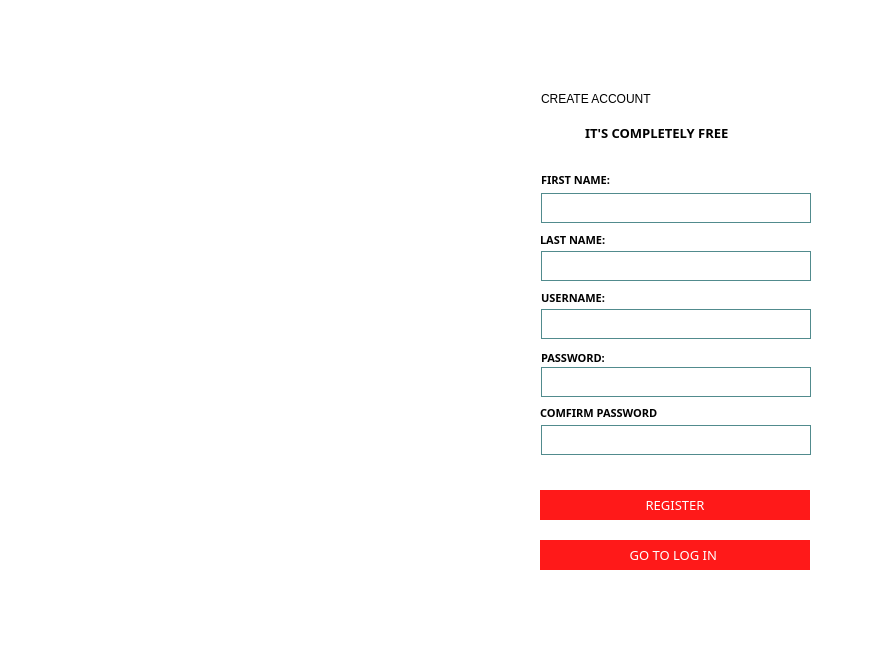
<?xml version="1.0" encoding="UTF-8"?>
<ui version="4.0">
 <class>MainWindow</class>
 <widget class="QMainWindow" name="MainWindow">
  <property name="geometry">
   <rect>
    <x>0</x>
    <y>0</y>
    <width>896</width>
    <height>650</height>
   </rect>
  </property>
  <property name="windowTitle">
   <string>MainWindow</string>
  </property>
  <property name="styleSheet">
   <string notr="true">background-color: rgb(255, 255, 255);</string>
  </property>
  <widget class="QWidget" name="centralwidget">
   <widget class="QLabel" name="welcome_image">
    <property name="geometry">
     <rect>
      <x>0</x>
      <y>-10</y>
      <width>441</width>
      <height>751</height>
     </rect>
    </property>
    <property name="minimumSize">
     <size>
      <width>0</width>
      <height>751</height>
     </size>
    </property>
    <property name="maximumSize">
     <size>
      <width>16777215</width>
      <height>751</height>
     </size>
    </property>
    <property name="autoFillBackground">
     <bool>false</bool>
    </property>
    <property name="text">
     <string/>
    </property>
    <property name="pixmap">
     <pixmap>:/pics/register_page_logo.png</pixmap>
    </property>
    <property name="scaledContents">
     <bool>true</bool>
    </property>
   </widget>
   <widget class="QLabel" name="create_account">
    <property name="geometry">
     <rect>
      <x>541</x>
      <y>63</y>
      <width>271</width>
      <height>71</height>
     </rect>
    </property>
    <property name="styleSheet">
     <string notr="true">;
font: 75 18pt &quot;Century Gothic&quot;;</string>
    </property>
    <property name="text">
     <string>CREATE ACCOUNT</string>
    </property>
   </widget>
   <widget class="QLabel" name="its_free">
    <property name="geometry">
     <rect>
      <x>585</x>
      <y>125</y>
      <width>181</width>
      <height>16</height>
     </rect>
    </property>
    <property name="font">
     <font>
      <family>Century Gothic</family>
      <pointsize>10</pointsize>
      <weight>75</weight>
      <bold>true</bold>
     </font>
    </property>
    <property name="styleSheet">
     <string notr="true"/>
    </property>
    <property name="text">
     <string>IT'S COMPLETELY FREE</string>
    </property>
   </widget>
   <widget class="QTextEdit" name="first_name">
    <property name="geometry">
     <rect>
      <x>541</x>
      <y>193</y>
      <width>270</width>
      <height>30</height>
     </rect>
    </property>
    <property name="styleSheet">
     <string notr="true">QTextEdit {
	border: 1px solid rgb(81, 139, 141);
}</string>
    </property>
   </widget>
   <widget class="QTextEdit" name="last_name">
    <property name="geometry">
     <rect>
      <x>541</x>
      <y>251</y>
      <width>270</width>
      <height>30</height>
     </rect>
    </property>
    <property name="styleSheet">
     <string notr="true">QTextEdit {
	border: 1px solid rgb(81, 139, 141);
}</string>
    </property>
   </widget>
   <widget class="QTextEdit" name="username">
    <property name="geometry">
     <rect>
      <x>541</x>
      <y>309</y>
      <width>270</width>
      <height>30</height>
     </rect>
    </property>
    <property name="styleSheet">
     <string notr="true">QTextEdit {
	border: 1px solid rgb(81, 139, 141);
}</string>
    </property>
   </widget>
   <widget class="QTextEdit" name="password">
    <property name="geometry">
     <rect>
      <x>541</x>
      <y>367</y>
      <width>270</width>
      <height>30</height>
     </rect>
    </property>
    <property name="styleSheet">
     <string notr="true">QTextEdit {
	border: 1px solid rgb(81, 139, 141);
}</string>
    </property>
   </widget>
   <widget class="QTextEdit" name="confirmpassword">
    <property name="geometry">
     <rect>
      <x>541</x>
      <y>425</y>
      <width>270</width>
      <height>30</height>
     </rect>
    </property>
    <property name="styleSheet">
     <string notr="true">QTextEdit {
	border: 1px solid rgb(81, 139, 141);
}</string>
    </property>
   </widget>
   <widget class="QLabel" name="fullname_text">
    <property name="geometry">
     <rect>
      <x>541</x>
      <y>172</y>
      <width>181</width>
      <height>16</height>
     </rect>
    </property>
    <property name="font">
     <font>
      <family>Century Gothic</family>
      <pointsize>8</pointsize>
      <weight>75</weight>
      <bold>true</bold>
     </font>
    </property>
    <property name="styleSheet">
     <string notr="true"/>
    </property>
    <property name="text">
     <string>FIRST NAME:</string>
    </property>
   </widget>
   <widget class="QLabel" name="username_text">
    <property name="geometry">
     <rect>
      <x>540</x>
      <y>232</y>
      <width>181</width>
      <height>16</height>
     </rect>
    </property>
    <property name="font">
     <font>
      <family>Century Gothic</family>
      <pointsize>8</pointsize>
      <weight>75</weight>
      <bold>true</bold>
     </font>
    </property>
    <property name="styleSheet">
     <string notr="true"/>
    </property>
    <property name="text">
     <string>LAST NAME:</string>
    </property>
   </widget>
   <widget class="QLabel" name="email_text">
    <property name="geometry">
     <rect>
      <x>541</x>
      <y>290</y>
      <width>181</width>
      <height>16</height>
     </rect>
    </property>
    <property name="font">
     <font>
      <family>Century Gothic</family>
      <pointsize>8</pointsize>
      <weight>75</weight>
      <bold>true</bold>
     </font>
    </property>
    <property name="styleSheet">
     <string notr="true"/>
    </property>
    <property name="text">
     <string>USERNAME:</string>
    </property>
   </widget>
   <widget class="QLabel" name="password_text">
    <property name="geometry">
     <rect>
      <x>541</x>
      <y>350</y>
      <width>181</width>
      <height>16</height>
     </rect>
    </property>
    <property name="font">
     <font>
      <family>Century Gothic</family>
      <pointsize>8</pointsize>
      <weight>75</weight>
      <bold>true</bold>
     </font>
    </property>
    <property name="styleSheet">
     <string notr="true"/>
    </property>
    <property name="text">
     <string>PASSWORD:</string>
    </property>
   </widget>
   <widget class="QLabel" name="confirm_text">
    <property name="geometry">
     <rect>
      <x>540</x>
      <y>405</y>
      <width>181</width>
      <height>16</height>
     </rect>
    </property>
    <property name="font">
     <font>
      <family>Century Gothic</family>
      <pointsize>8</pointsize>
      <weight>75</weight>
      <bold>true</bold>
     </font>
    </property>
    <property name="styleSheet">
     <string notr="true"/>
    </property>
    <property name="text">
     <string>COMFIRM PASSWORD</string>
    </property>
   </widget>
   <widget class="QPushButton" name="register_btn">
    <property name="geometry">
     <rect>
      <x>540</x>
      <y>490</y>
      <width>270</width>
      <height>30</height>
     </rect>
    </property>
    <property name="font">
     <font>
      <family>Century Gothic</family>
      <pointsize>10</pointsize>
     </font>
    </property>
    <property name="styleSheet">
     <string notr="true">background-color: rgb(255,25,25);
color: rgb(255, 255, 255);
border: 3px white;</string>
    </property>
    <property name="text">
     <string>REGISTER</string>
    </property>
    <property name="autoDefault">
     <bool>true</bool>
    </property>
    <property name="default">
     <bool>true</bool>
    </property>
    <property name="flat">
     <bool>false</bool>
    </property>
   </widget>
   <widget class="QPushButton" name="back_to_login_btn">
    <property name="geometry">
     <rect>
      <x>540</x>
      <y>540</y>
      <width>270</width>
      <height>30</height>
     </rect>
    </property>
    <property name="font">
     <font>
      <family>Century Gothic</family>
      <pointsize>10</pointsize>
     </font>
    </property>
    <property name="styleSheet">
     <string notr="true">background-color: rgb(255,25,25);
color: rgb(255, 255, 255);
border: 3px white;</string>
    </property>
    <property name="text">
     <string>GO TO LOG IN </string>
    </property>
    <property name="autoDefault">
     <bool>true</bool>
    </property>
    <property name="default">
     <bool>true</bool>
    </property>
    <property name="flat">
     <bool>false</bool>
    </property>
   </widget>
  </widget>
 </widget>
 <resources>
  <include location="../../Desktop/PROJECT/images.qrc"/>
 </resources>
 <connections/>
</ui>
